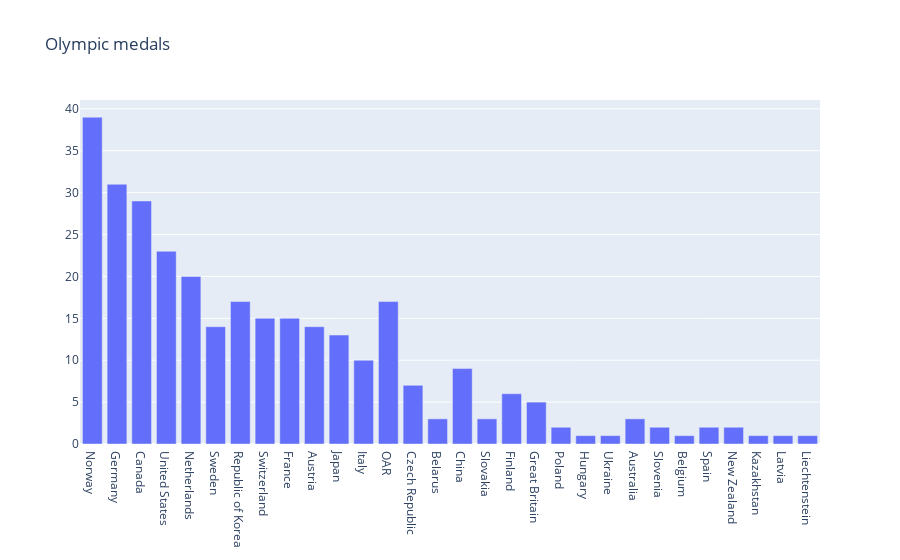

Notebook cell for this chart:
### Markdown cell above
## bar chart

### Code cell
import pandas as pd
import plotly.offline as pyo
import plotly.graph_objs as go

df = pd.read_csv("../../data/bronze/plotlydash/2018WinterOlympics.csv")
data = [go.Bar(x=df["NOC"],
               y=df["Total"])]

layout = go.Layout(title="Olympic medals")
fig = go.Figure(data=data, layout=layout)
pyo.iplot(fig)

### Figure 1 — Plotly figure (JSON) as saved in the notebook; plotly's stock layout.template omitted (floating-point values rounded to 4 significant figures)
{"data": [{"type": "bar", "x": ["Norway", "Germany", "Canada", "United States", "Netherlands", "Sweden", "Republic of Korea", "Switzerland", "France", "Austria", "Japan", "Italy", "OAR", "Czech Republic", "Belarus", "China", "Slovakia", "Finland", "Great Britain", "Poland", "Hungary", "Ukraine", "Australia", "Slovenia", "Belgium", "Spain", "New Zealand", "Kazakhstan", "Latvia", "Liechtenstein"], "y": [39, 31, 29, 23, 20, 14, 17, 15, 15, 14, 13, 10, 17, 7, 3, 9, 3, 6, 5, 2, 1, 1, 3, 2, 1, 2, 2, 1, 1, 1]}], "layout": {"title": {"text": "Olympic medals"}}}
